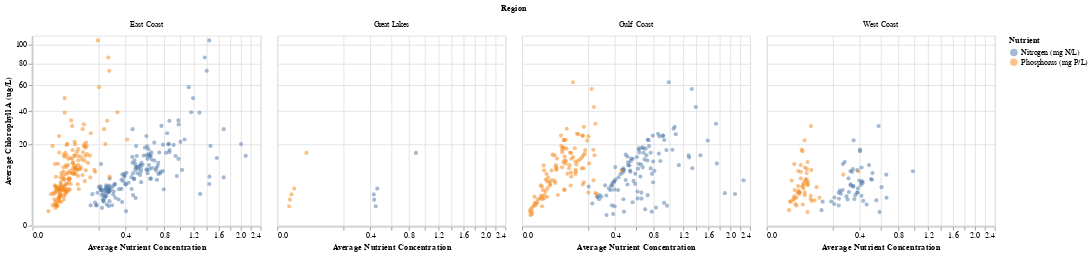

Notebook code for this chart:
### Code cell
fig2a = alt.Chart(agg_region).mark_circle(opacity = 0.5).encode(
    x = alt.X('Average Nutrient Concentration:Q', scale = alt.Scale(type = 'sqrt')),
    y = alt.Y('Chlorophyll A (ug/L):Q', 
              title = 'Average Chlorophyll A (ug/L)',
              scale = alt.Scale(type = 'sqrt')),
    color = 'Nutrient'
).properties(
    width = 300,
    height = 250,
    title = 'Productivity vs Nutrient Availability'
).facet('Region')

fig2a

### Figure 1 — Vega-Lite specification as saved in the notebook (floating-point values rounded to 4 significant figures; data arrays with more than 128 entries replaced by an {"elided": "..."} marker saying what was removed)
{"config": {"view": {"continuousWidth": 400, "continuousHeight": 300}}, "data": {"name": "data-0ab637a968665f7b12dbc347c95dcc57"}, "facet": {"field": "Region", "type": "nominal"}, "spec": {"mark": {"type": "circle", "opacity": 0.5}, "encoding": {"color": {"field": "Nutrient", "type": "nominal"}, "x": {"field": "Average Nutrient Concentration", "scale": {"type": "sqrt"}, "type": "quantitative"}, "y": {"field": "Chlorophyll A (ug/L)", "scale": {"type": "sqrt"}, "title": "Average Chlorophyll A (ug/L)", "type": "quantitative"}}, "height": 250, "title": "Productivity vs Nutrient Availability", "width": 300}, "$schema": "https://vega.github.io/schema/vega-lite/v4.17.0.json", "datasets": {"data-0ab637a968665f7b12dbc347c95dcc57": {"elided": "666 records"}}}
